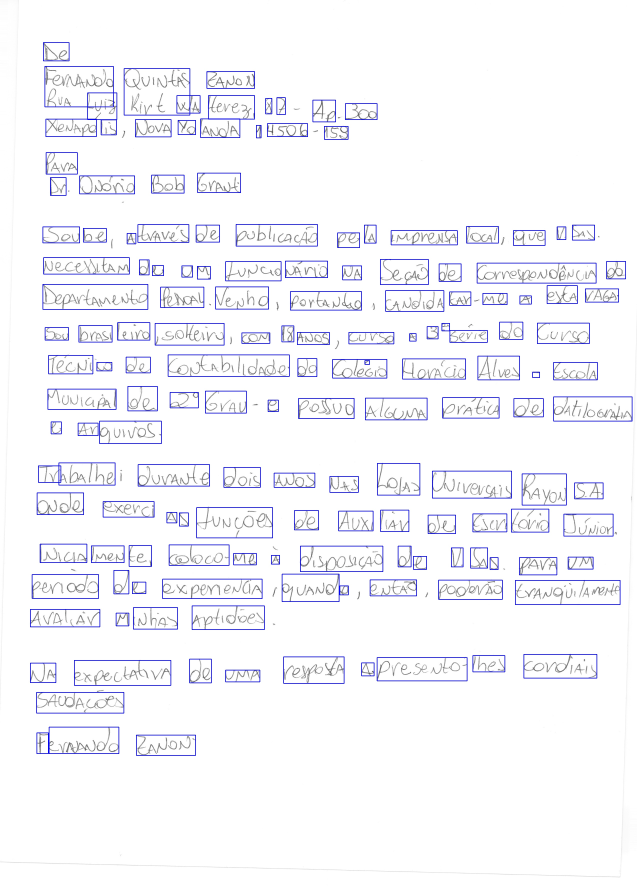
#> input picture 5-assignment/jpp18/c1.jpg, 2548 x 3565 px (shown at 1/4 size)
$ python -i cartas.py   (imports and definitions only)
#> lines starting #> are read from the running program, lines starting #| are printed output that depends on the picture; after the words box and inside, x2 and y2 are one past the last pixel; in counts of white or black regions, pixels touching at a corner belong together
import os
import sys
import cv2
import numpy as np
import scipy.signal as sg
import scipy.ndimage as nd


# [25 lines left out: functions processImageName, getImagesInfo, not called in this run]


def determineScore(arr, angle):
    data = nd.interpolation.rotate(arr, angle, reshape=False, order=0)
    histogram = np.sum(data, axis=1, dtype=float)
    score = np.sum((histogram[1:] - histogram[:-1]) ** 2, dtype=float)
    return score


def correctRotation(image, delta=2, limit=7):
#> called with delta = 2, limit = 7
    _, thresh = cv2.threshold(
        image, 0, 255, cv2.THRESH_BINARY_INV + cv2.THRESH_OTSU)
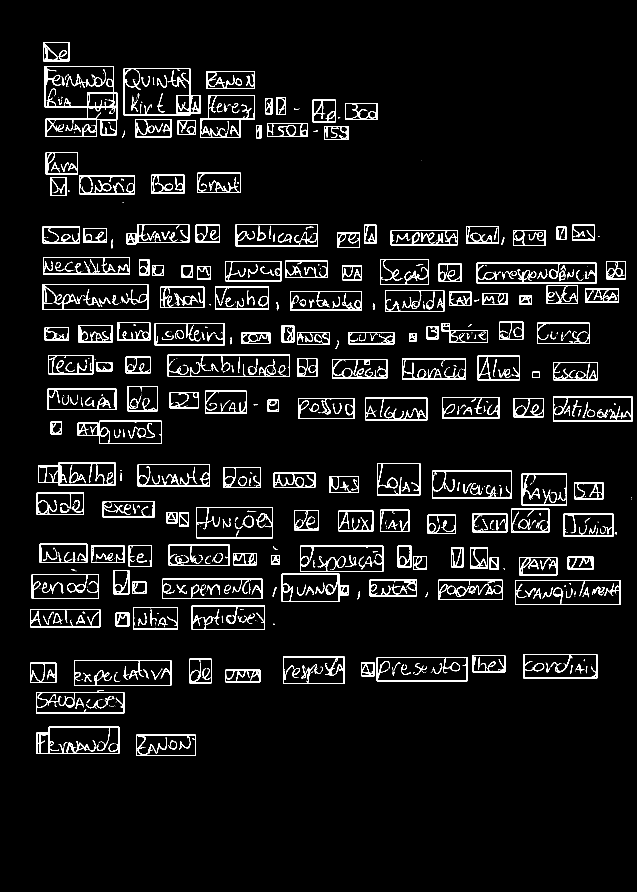
#> thresh: shape (3565, 2548) (shown at 1/4 size); 4.4% white; 1830 white regions (1168 under 20 px), largest, box (x1, y1, x2, y2) and area: (178, 264, 469, 548) 9290, (495, 273, 802, 462) 5386, (671, 1418, 1159, 1507) 4775

    scores = []
    angles = np.arange(-limit, limit + delta, delta)
    for angle in angles:
        score = determineScore(thresh, angle)
        scores.append(score)
#> this loop made 8 passes
#> score on passes 1 to 8: 1.79e+10, 2.53e+10, 4.52e+10, 2.47e+11, 2.38e+11, 4.69e+10, 2.31e+10, 1.74e+10
#> pass 1, in determineScore, `data = nd.interpolation.rotate(arr, angle, reshape=False, order=0)`:
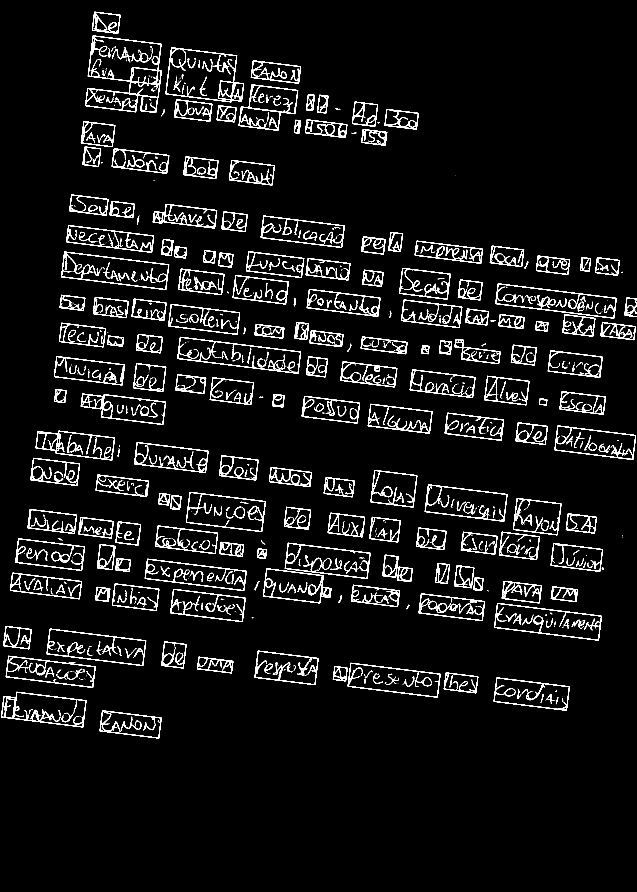
#> data: shape (3565, 2548) (shown at 1/4 size); 4.4% white; 1878 white regions (1221 under 20 px), largest, box (x1, y1, x2, y2) and area: (341, 142, 647, 452) 9190, (662, 190, 976, 409) 5383, (1981, 1134, 2467, 1274) 4737
#> pass 3, in determineScore (call 3), `data = nd.interpolation.rotate(arr, angle, reshape=False, order=0)`:
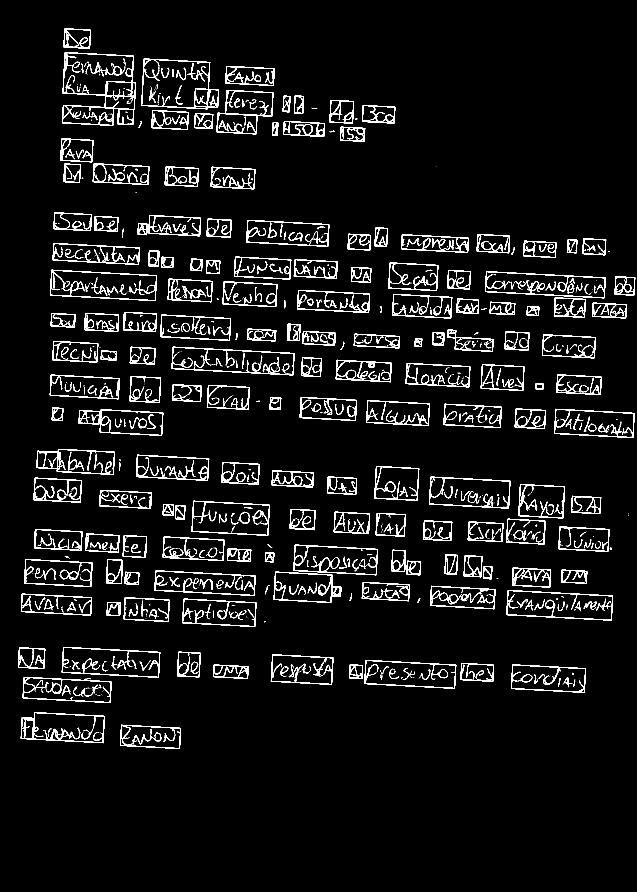
#> data: shape (3565, 2548) (shown at 1/4 size); 4.4% white; 1844 white regions (1181 under 20 px), largest, box (x1, y1, x2, y2) and area: (248, 209, 544, 503) 9292, (565, 234, 876, 437) 5390, (686, 1387, 1178, 1501) 4774
#> after the loop, scores = [1.79e+10, 2.53e+10, 4.52e+10, 2.47e+11, 2.38e+11, 4.69e+10, 2.31e+10, 1.74e+10]

    best_angle = angles[scores.index(max(scores))]
#> best_angle = -1

    (h, w) = image.shape[:2]
    center = (w // 2, h // 2)
    M = cv2.getRotationMatrix2D(center, best_angle, 1.0)
#> M = [[1, -0.0175, 31.29], [0.0175, 1, -21.96]]
    corrected = cv2.warpAffine(image, M, (w, h), flags=cv2.INTER_CUBIC,
                               borderMode=cv2.BORDER_REPLICATE)

    return corrected


# [8 lines left out: function saveImage, not called in this run]


def preprocessImage(image, k_size):
    rotated = correctRotation(image)

    _, th2 = cv2.threshold(
        rotated, 0, 255, cv2.THRESH_BINARY + cv2.THRESH_OTSU)
#> th2: shape (3565, 2548); 95.3% white; 1328 black regions (735 under 20 px), largest, box (x1, y1, x2, y2) and area: (202, 245, 494, 533) 10024, (518, 260, 827, 453) 5744, (676, 1407, 1165, 1505) 5245

    kernel = np.ones((k_size, k_size), np.uint8)
    opened = cv2.morphologyEx(th2, cv2.MORPH_OPEN, kernel)
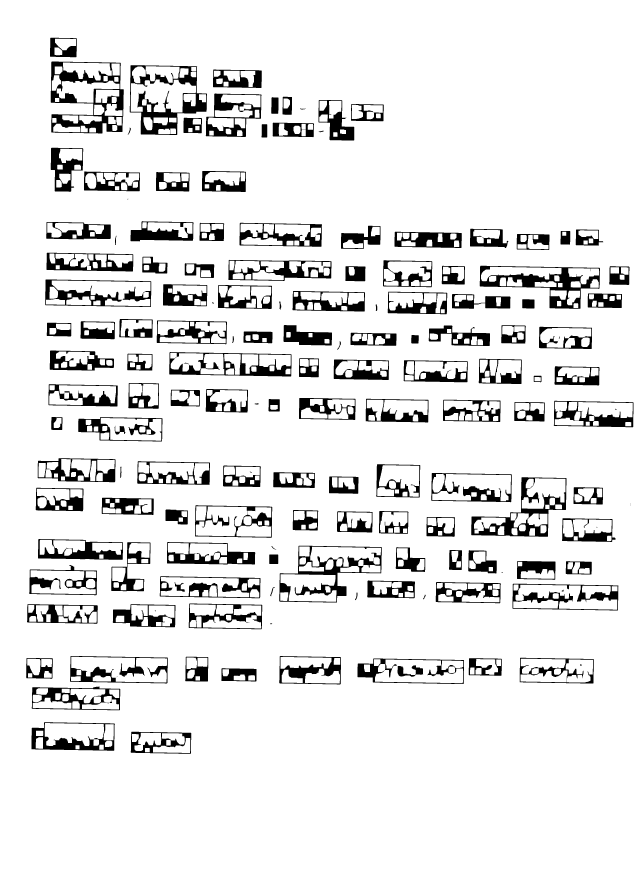
#> opened: shape (3565, 2548) (shown at 1/4 size); 90.2% white; 160 black regions (14 under 20 px), largest, box (x1, y1, x2, y2) and area: (203, 246, 495, 534) 28132, (519, 261, 828, 540) 24738, (1919, 1063, 2400, 1235) 22824

    return rotated, opened


def cropImage(image):
    image_cp = image
    h, w = image.shape
    top = -1
    bottom = -1

    n_objects = 0
    for i in range(h):
        for j in range(w):
            if image[i, j] == 0:
                _, image, _, rect = cv2.floodFill(
                    image, None, (j, i), n_objects)

                # Min height, so we won't consider commas, etc
                _, y_top, wdt, hgt = rect[0], rect[1], rect[2], rect[3]
                if hgt > 15 and wdt > 18:
                    top = y_top
                    break

        if top != -1:
            break
#> after the loop, hgt = 78; rect = (200, 151, 107, 78); top = 151; wdt = 107; y_top = 151

    for i in range(h-1, 0, -1):
        for j in range(w-1, 0, -1):
            if image[i, j] == 0:
                _, image, _, rect = cv2.floodFill(
                    image, None, (j, i), n_objects)

                # Min height, so we won't consider commas, etc
                _, y_top, wdt, hgt = rect[0], rect[1], rect[2], rect[3]
                if hgt > 15 and wdt > 18:
                    bottom = y_top + hgt
                    break

        if bottom != -1:
            break
#> after the loop, bottom = 3015; hgt = 88; rect = (523, 2927, 242, 88); wdt = 242; y_top = 2927

    image_cp = image_cp[top:bottom, 0:w]
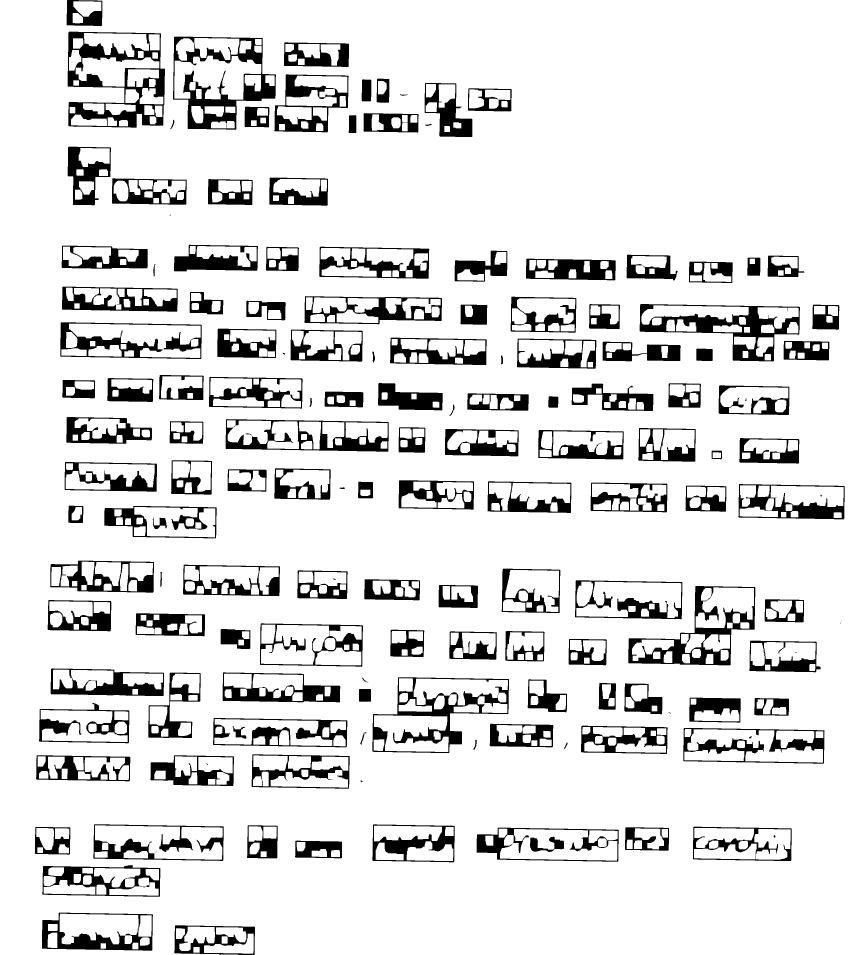
#> image_cp: shape (2864, 2548) (shown at 1/3 size); 87.9% white; 160 black regions (14 under 20 px), largest, box (x1, y1, x2, y2) and area: (203, 95, 495, 383) 28132, (519, 110, 828, 389) 24738, (1919, 912, 2400, 1084) 22824
    return image_cp


def processLines(image):
    # Gets hist on y-axis
    image = cv2.bitwise_not(image)
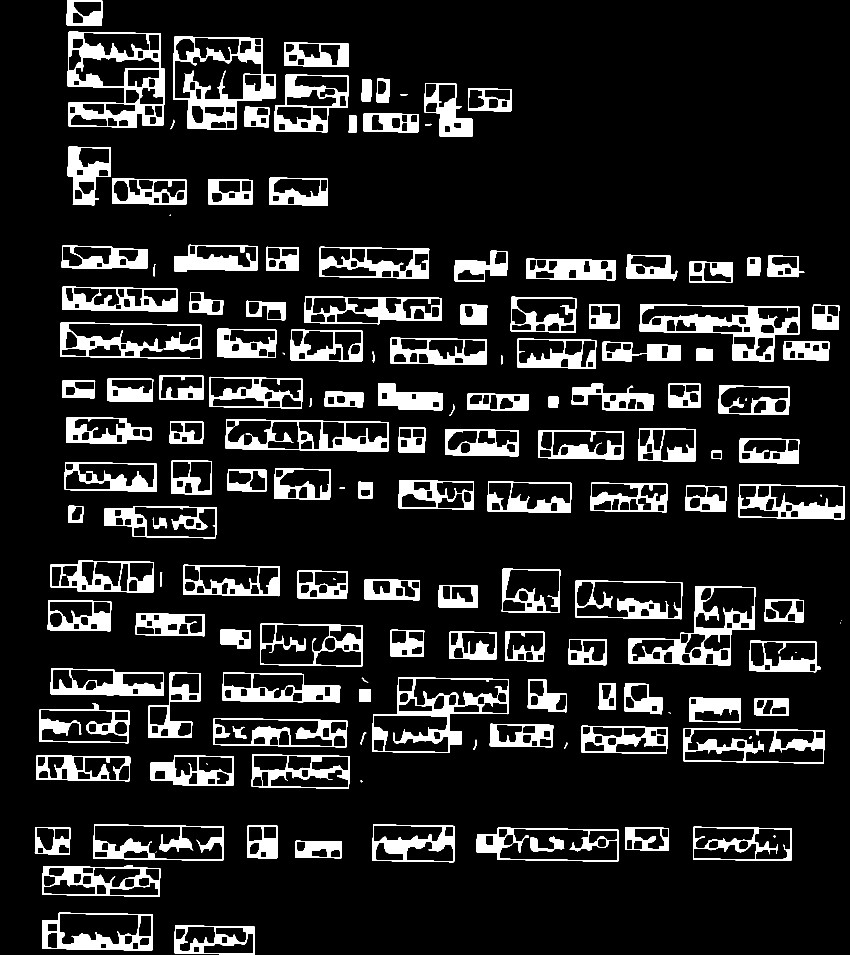
#> image: shape (2864, 2548) (shown at 1/3 size); 12.1% white; 160 white regions (14 under 20 px), largest, box (x1, y1, x2, y2) and area: (203, 95, 495, 383) 28132, (519, 110, 828, 389) 24738, (1919, 912, 2400, 1084) 22824
    data = np.sum(image, axis=1).astype(int).tolist()
#> data = 2864 values, max 351135 at index 802, min 0 at index 78, mean 78911.4
    data = data / np.linalg.norm(data)
#> data = 2864 values, max 0.062 at index 802, min 0 at index 78, mean 0.0139

    # Gets histogram peaks
    # Height is the number of words
    # Distance is the height of the line
    h, w = image.shape
    peaks_pos, _ = sg.find_peaks(data, height=0.0025, distance=(h*0.0283))
#> peaks_pos = 24 values from 2 to 2833

    return peaks_pos


def getImageLines(image):
    _, dilated = preprocessImage(image, 16)
    dilated = cropImage(dilated)
    peaks_pos = processLines(dilated)
#> peaks_pos = 24 values from 2 to 2833

    return len(peaks_pos)


# [53 lines left out: functions countLines, highlightWords, main, not called in this run]


# [2 lines not run here, left out]

>>> import cv2
>>> picture = cv2.imread('jpp18/c1.jpg', cv2.IMREAD_GRAYSCALE)
>>> result = getImageLines(picture)
#> result = 24

$ run again, on 5-assignment/jpp18/tr/c10.jpg
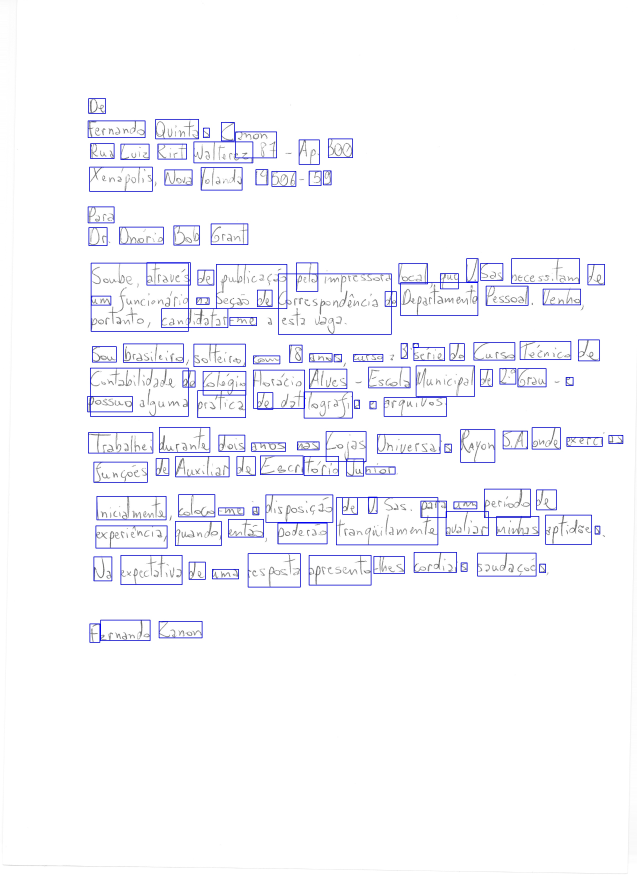
#> input picture 5-assignment/jpp18/tr/c10.jpg, 2548 x 3556 px (shown at 1/4 size)
#> in correctRotation, `_, thresh = cv2.threshold( image, 0, 255, cv2.THRESH_BINARY_INV + cv2...`:
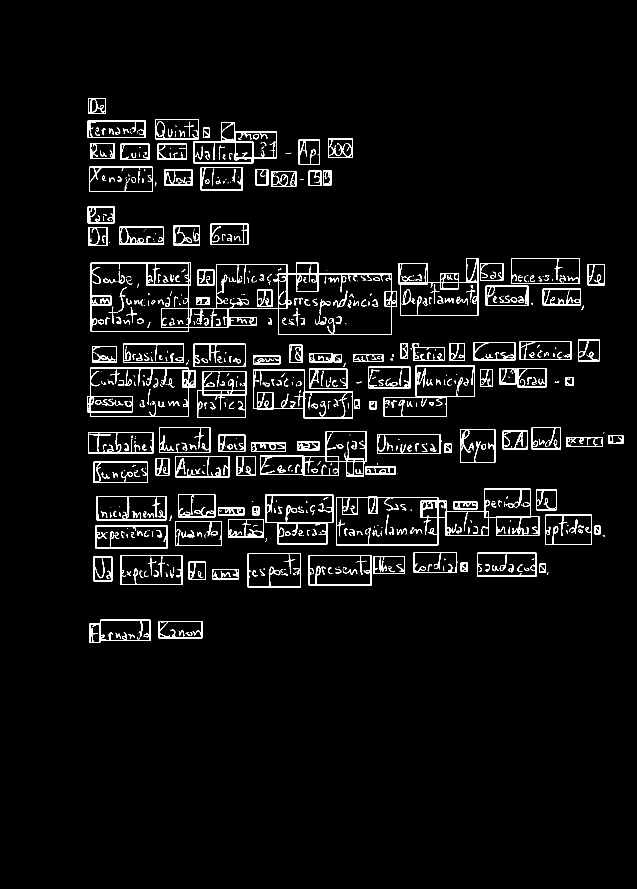
#> thresh: shape (3556, 2548) (shown at 1/4 size); 3.2% white; 1817 white regions (1046 under 20 px), largest, box (x1, y1, x2, y2) and area: (363, 1049, 1587, 1339) 19811, (1344, 1955, 2157, 2181) 14159, (349, 1471, 782, 1667) 7268
#> the loop in correctRotation, `for angle in angles:` made 8 passes
#> score on passes 1 to 8: 1.36e+10, 1.9e+10, 4.03e+10, 1.91e+11, 2.01e+11, 3.56e+10, 1.76e+10, 1.35e+10
#> after the loop in correctRotation, `for angle in angles:`: scores = [1.36e+10, 1.9e+10, 4.03e+10, 1.91e+11, 2.01e+11, 3.56e+10, 1.76e+10, 1.35e+10]
#> best_angle = 1
#> M = [[1, 0.0175, -30.84], [-0.0175, 1, 22.51]]
#> th2: shape (3556, 2548); 96.6% white; 1487 black regions (772 under 20 px), largest, box (x1, y1, x2, y2) and area: (350, 1050, 1577, 1343) 21778, (1348, 1940, 2163, 2180) 15484, (346, 1480, 778, 1683) 7951
#> opened: shape (3556, 2548); 92.4% white; 115 black regions (29 under 20 px), largest, box (x1, y1, x2, y2) and area: (351, 1023, 2003, 1344) 117734, (706, 1941, 2164, 2195) 83299, (347, 1381, 983, 1684) 55206
#> after the loop in cropImage, `for i in range(h):`: hgt = 63; rect = (330, 409, 72, 63); top = 409; wdt = 72; y_top = 409
#> after the loop in cropImage, `for i in range(h-1, 0, -1):`: bottom = 2588; hgt = 96; rect = (372, 2492, 245, 96); wdt = 245; y_top = 2492
#> image_cp: shape (2179, 2548); 87.6% white; 115 black regions (29 under 20 px), largest, box (x1, y1, x2, y2) and area: (351, 614, 2003, 935) 117734, (706, 1532, 2164, 1786) 83299, (347, 972, 983, 1275) 55206
#> in processLines, `image = cv2.bitwise_not(image)`:
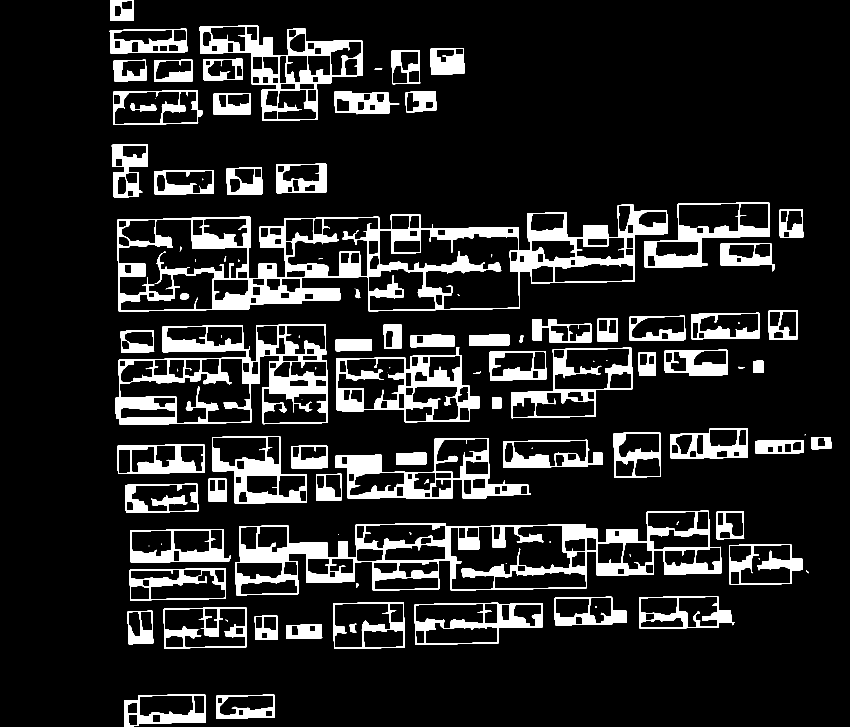
#> image: shape (2179, 2548) (shown at 1/3 size); 12.4% white; 115 white regions (29 under 20 px), largest, box (x1, y1, x2, y2) and area: (351, 614, 2003, 935) 117734, (706, 1532, 2164, 1786) 83299, (347, 972, 983, 1275) 55206
#> in processLines, `data = np.sum(image, axis=1).astype(int).tolist()`: data = 2179 values, max 329460 at index 709, min 0 at index 63, mean 80397.7
#> in processLines, `data = data / np.linalg.norm(data)`: data = 2179 values, max 0.0669 at index 709, min 0 at index 63, mean 0.0163
#> in processLines, `peaks_pos, _ = sg.find_peaks(data, height=0.0025, distance=(h*0.0283))`: peaks_pos = 24 values from 2 to 2150
#> result = 24
